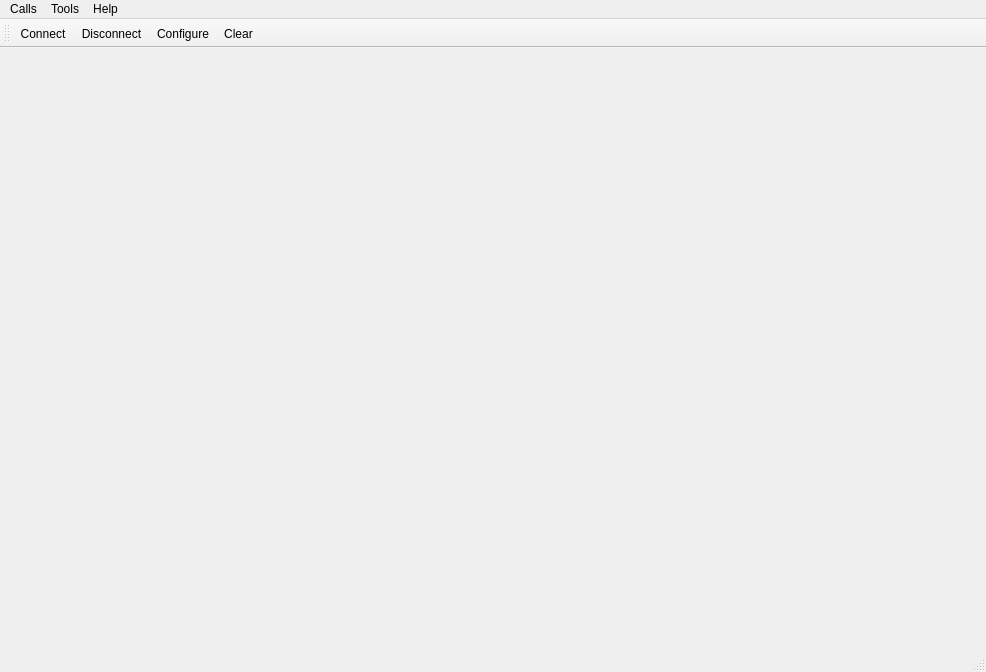
<?xml version="1.0" encoding="UTF-8"?>
<ui version="4.0">
 <class>MainWindow</class>
 <widget class="QMainWindow" name="MainWindow">
  <property name="geometry">
   <rect>
    <x>0</x>
    <y>0</y>
    <width>986</width>
    <height>672</height>
   </rect>
  </property>
  <property name="windowTitle">
   <string>XV11 LIDAR Visualizer V1.0</string>
  </property>
  <widget class="QWidget" name="centralWidget">
   <layout class="QVBoxLayout" name="verticalLayout"/>
  </widget>
  <widget class="QMenuBar" name="menuBar">
   <property name="geometry">
    <rect>
     <x>0</x>
     <y>0</y>
     <width>986</width>
     <height>31</height>
    </rect>
   </property>
   <widget class="QMenu" name="menuCalls">
    <property name="title">
     <string>Calls</string>
    </property>
    <addaction name="actionConnect"/>
    <addaction name="actionDisconnect"/>
    <addaction name="separator"/>
    <addaction name="actionQuit"/>
   </widget>
   <widget class="QMenu" name="menuTools">
    <property name="title">
     <string>Tools</string>
    </property>
    <addaction name="actionConfigure"/>
    <addaction name="actionClear"/>
   </widget>
   <widget class="QMenu" name="menuHelp">
    <property name="title">
     <string>Help</string>
    </property>
    <addaction name="actionAbout"/>
    <addaction name="actionAboutQt"/>
   </widget>
   <addaction name="menuCalls"/>
   <addaction name="menuTools"/>
   <addaction name="menuHelp"/>
  </widget>
  <widget class="QToolBar" name="mainToolBar">
   <attribute name="toolBarArea">
    <enum>TopToolBarArea</enum>
   </attribute>
   <attribute name="toolBarBreak">
    <bool>false</bool>
   </attribute>
   <addaction name="actionConnect"/>
   <addaction name="actionDisconnect"/>
   <addaction name="actionConfigure"/>
   <addaction name="actionClear"/>
  </widget>
  <widget class="QStatusBar" name="statusBar"/>
  <action name="actionAbout">
   <property name="text">
    <string>&amp;About</string>
   </property>
   <property name="toolTip">
    <string>About program</string>
   </property>
   <property name="shortcut">
    <string>Alt+A</string>
   </property>
  </action>
  <action name="actionAboutQt">
   <property name="text">
    <string>About Qt</string>
   </property>
  </action>
  <action name="actionConnect">
   <property name="icon">
    <iconset resource="terminal.qrc">
     <normaloff>:/images/connect.png</normaloff>:/images/connect.png</iconset>
   </property>
   <property name="text">
    <string>C&amp;onnect</string>
   </property>
   <property name="toolTip">
    <string>Connect to serial port</string>
   </property>
   <property name="shortcut">
    <string>Ctrl+O</string>
   </property>
  </action>
  <action name="actionDisconnect">
   <property name="icon">
    <iconset resource="terminal.qrc">
     <normaloff>:/images/disconnect.png</normaloff>:/images/disconnect.png</iconset>
   </property>
   <property name="text">
    <string>&amp;Disconnect</string>
   </property>
   <property name="toolTip">
    <string>Disconnect from serial port</string>
   </property>
   <property name="shortcut">
    <string>Ctrl+D</string>
   </property>
  </action>
  <action name="actionConfigure">
   <property name="icon">
    <iconset resource="terminal.qrc">
     <normaloff>:/images/settings.png</normaloff>:/images/settings.png</iconset>
   </property>
   <property name="text">
    <string>&amp;Configure</string>
   </property>
   <property name="toolTip">
    <string>Configure serial port</string>
   </property>
   <property name="shortcut">
    <string>Alt+C</string>
   </property>
  </action>
  <action name="actionClear">
   <property name="icon">
    <iconset resource="terminal.qrc">
     <normaloff>:/images/clear.png</normaloff>:/images/clear.png</iconset>
   </property>
   <property name="text">
    <string>C&amp;lear</string>
   </property>
   <property name="toolTip">
    <string>Clear data</string>
   </property>
   <property name="shortcut">
    <string>Alt+L</string>
   </property>
  </action>
  <action name="actionQuit">
   <property name="icon">
    <iconset resource="terminal.qrc">
     <normaloff>:/images/application-exit.png</normaloff>:/images/application-exit.png</iconset>
   </property>
   <property name="text">
    <string>&amp;Quit</string>
   </property>
   <property name="shortcut">
    <string>Ctrl+Q</string>
   </property>
  </action>
 </widget>
 <layoutdefault spacing="6" margin="11"/>
 <resources>
  <include location="terminal.qrc"/>
 </resources>
 <connections/>
</ui>
